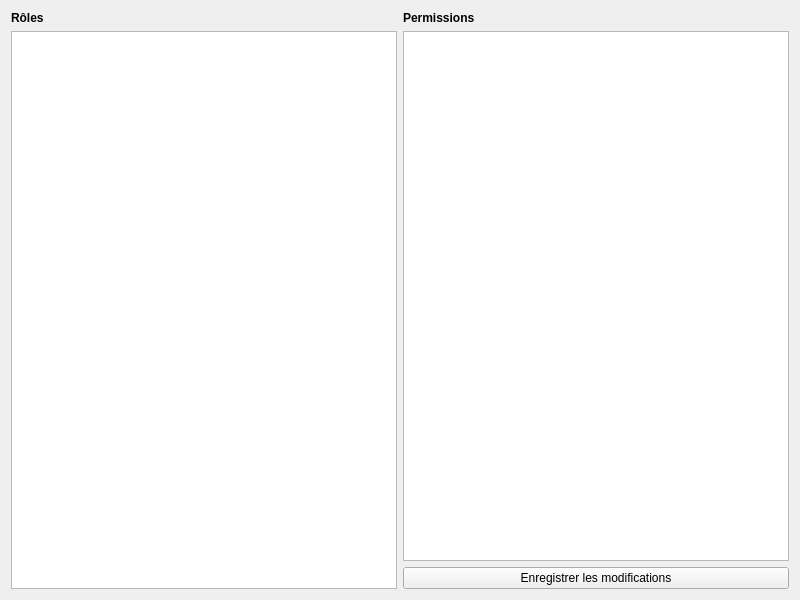
<?xml version="1.0" encoding="UTF-8"?>
<ui version="4.0">
 <class>PermissionsPage</class>
 <widget class="QWidget" name="PermissionsPage">
  <property name="geometry">
   <rect>
    <x>0</x>
    <y>0</y>
    <width>800</width>
    <height>600</height>
   </rect>
  </property>
  <property name="windowTitle">
   <string>Gestion des Permissions</string>
  </property>
  <layout class="QHBoxLayout" name="horizontalLayout">
   <item>
    <layout class="QVBoxLayout" name="leftLayout">
     <item>
      <widget class="QLabel" name="label_roles">
       <property name="text">
        <string>Rôles</string>
       </property>
       <property name="font">
        <font>
         <weight>75</weight>
         <bold>true</bold>
        </font>
       </property>
      </widget>
     </item>
     <item>
      <widget class="QListWidget" name="roles_list"/>
     </item>
    </layout>
   </item>
   <item>
    <layout class="QVBoxLayout" name="rightLayout">
     <item>
      <widget class="QLabel" name="label_perms">
       <property name="text">
        <string>Permissions</string>
       </property>
       <property name="font">
        <font>
         <weight>75</weight>
         <bold>true</bold>
        </font>
       </property>
      </widget>
     </item>
     <item>
      <widget class="QListWidget" name="permissions_list"/>
     </item>
     <item>
      <widget class="QPushButton" name="save_button">
       <property name="text">
        <string>Enregistrer les modifications</string>
       </property>
      </widget>
     </item>
    </layout>
   </item>
  </layout>
 </widget>
 <resources/>
 <connections/>
</ui>
